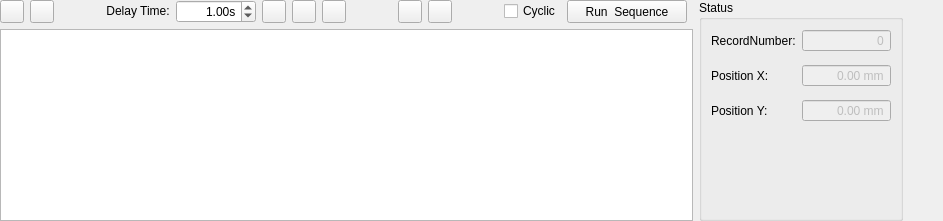
         <widget class="QWidget" name="tab_Debug">
          <attribute name="title">
           <string>Debug</string>
          </attribute>
          <layout class="QGridLayout" name="gridLayout_8">
           <property name="leftMargin">
            <number>0</number>
           </property>
           <property name="topMargin">
            <number>0</number>
           </property>
           <property name="rightMargin">
            <number>0</number>
           </property>
           <property name="bottomMargin">
            <number>0</number>
           </property>
           <item row="0" column="7" rowspan="2">
            <layout class="QGridLayout" name="gridLayout_5">
             <item row="0" column="3">
              <widget class="QLabel" name="label_9">
               <property name="sizePolicy">
                <sizepolicy hsizetype="Fixed" vsizetype="Fixed">
                 <horstretch>1</horstretch>
                 <verstretch>0</verstretch>
                </sizepolicy>
               </property>
               <property name="text">
                <string>Delay Time:</string>
               </property>
               <property name="alignment">
                <set>Qt::AlignCenter</set>
               </property>
              </widget>
             </item>
             <item row="2" column="0" rowspan="10" colspan="17">
              <widget class="QTableView" name="tvDebug">
               <property name="selectionMode">
                <enum>QAbstractItemView::SingleSelection</enum>
               </property>
               <property name="selectionBehavior">
                <enum>QAbstractItemView::SelectRows</enum>
               </property>
               <attribute name="horizontalHeaderStretchLastSection">
                <bool>true</bool>
               </attribute>
               <attribute name="verticalHeaderVisible">
                <bool>false</bool>
               </attribute>
              </widget>
             </item>
             <item row="0" column="14" colspan="2">
              <widget class="QToolButton" name="toolButton_debugRun">
               <property name="sizePolicy">
                <sizepolicy hsizetype="Minimum" vsizetype="Minimum">
                 <horstretch>3</horstretch>
                 <verstretch>0</verstretch>
                </sizepolicy>
               </property>
               <property name="minimumSize">
                <size>
                 <width>120</width>
                 <height>20</height>
                </size>
               </property>
               <property name="maximumSize">
                <size>
                 <width>16777215</width>
                 <height>16777215</height>
                </size>
               </property>
               <property name="toolTip">
                <string>Running</string>
               </property>
               <property name="text">
                <string>Run  Sequence</string>
               </property>
               <property name="iconSize">
                <size>
                 <width>16</width>
                 <height>16</height>
                </size>
               </property>
              </widget>
             </item>
             <item row="0" column="0">
              <widget class="QToolButton" name="btnImport">
               <property name="sizePolicy">
                <sizepolicy hsizetype="Preferred" vsizetype="Preferred">
                 <horstretch>1</horstretch>
                 <verstretch>0</verstretch>
                </sizepolicy>
               </property>
               <property name="toolTip">
                <string>Import</string>
               </property>
               <property name="text">
                <string/>
               </property>
               <property name="icon">
                <iconset resource="../../../res/res.qrc">
                 <normaloff>:/res/image/icon/218.png</normaloff>:/res/image/icon/218.png</iconset>
               </property>
              </widget>
             </item>
             <item row="0" column="8" colspan="2">
              <spacer name="horizontalSpacer_6">
               <property name="orientation">
                <enum>Qt::Horizontal</enum>
               </property>
               <property name="sizeHint" stdset="0">
                <size>
                 <width>40</width>
                 <height>20</height>
                </size>
               </property>
              </spacer>
             </item>
             <item row="0" column="11">
              <widget class="QToolButton" name="btnDown">
               <property name="sizePolicy">
                <sizepolicy hsizetype="Preferred" vsizetype="Preferred">
                 <horstretch>1</horstretch>
                 <verstretch>0</verstretch>
                </sizepolicy>
               </property>
               <property name="toolTip">
                <string>Move Down</string>
               </property>
               <property name="text">
                <string/>
               </property>
               <property name="icon">
                <iconset resource="../../../res/res.qrc">
                 <normaloff>:/res/image/icon/arrow-down.png</normaloff>:/res/image/icon/arrow-down.png</iconset>
               </property>
              </widget>
             </item>
             <item row="0" column="10">
              <widget class="QToolButton" name="btnUp">
               <property name="sizePolicy">
                <sizepolicy hsizetype="Preferred" vsizetype="Preferred">
                 <horstretch>1</horstretch>
                 <verstretch>0</verstretch>
                </sizepolicy>
               </property>
               <property name="toolTip">
                <string>Move Up</string>
               </property>
               <property name="text">
                <string/>
               </property>
               <property name="icon">
                <iconset resource="../../../res/res.qrc">
                 <normaloff>:/res/image/icon/arrow-up.png</normaloff>:/res/image/icon/arrow-up.png</iconset>
               </property>
              </widget>
             </item>
             <item row="0" column="1">
              <widget class="QToolButton" name="btnExport">
               <property name="sizePolicy">
                <sizepolicy hsizetype="Preferred" vsizetype="Preferred">
                 <horstretch>1</horstretch>
                 <verstretch>0</verstretch>
                </sizepolicy>
               </property>
               <property name="toolTip">
                <string>Export</string>
               </property>
               <property name="text">
                <string/>
               </property>
               <property name="icon">
                <iconset resource="../../../res/res.qrc">
                 <normaloff>:/res/image/icon/219.png</normaloff>:/res/image/icon/219.png</iconset>
               </property>
              </widget>
             </item>
             <item row="0" column="13">
              <widget class="QCheckBox" name="chkCyclic">
               <property name="sizePolicy">
                <sizepolicy hsizetype="Fixed" vsizetype="Fixed">
                 <horstretch>1</horstretch>
                 <verstretch>0</verstretch>
                </sizepolicy>
               </property>
               <property name="layoutDirection">
                <enum>Qt::LeftToRight</enum>
               </property>
               <property name="text">
                <string>Cyclic</string>
               </property>
              </widget>
             </item>
             <item row="0" column="4">
              <widget class="QDoubleSpinBox" name="spinDly">
               <property name="sizePolicy">
                <sizepolicy hsizetype="Fixed" vsizetype="Fixed">
                 <horstretch>1</horstretch>
                 <verstretch>0</verstretch>
                </sizepolicy>
               </property>
               <property name="minimumSize">
                <size>
                 <width>80</width>
                 <height>0</height>
                </size>
               </property>
               <property name="maximumSize">
                <size>
                 <width>80</width>
                 <height>16777215</height>
                </size>
               </property>
               <property name="cursor">
                <cursorShape>ArrowCursor</cursorShape>
               </property>
               <property name="alignment">
                <set>Qt::AlignRight|Qt::AlignTrailing|Qt::AlignVCenter</set>
               </property>
               <property name="specialValueText">
                <string notr="true"/>
               </property>
               <property name="prefix">
                <string notr="true"/>
               </property>
               <property name="suffix">
                <string notr="true">s</string>
               </property>
               <property name="minimum">
                <double>0.000000000000000</double>
               </property>
               <property name="maximum">
                <double>1000000.000000000000000</double>
               </property>
               <property name="value">
                <double>1.000000000000000</double>
               </property>
              </widget>
             </item>
             <item row="0" column="7">
              <widget class="QToolButton" name="btnClr">
               <property name="sizePolicy">
                <sizepolicy hsizetype="Preferred" vsizetype="Preferred">
                 <horstretch>1</horstretch>
                 <verstretch>0</verstretch>
                </sizepolicy>
               </property>
               <property name="toolTip">
                <string>Delete all record</string>
               </property>
               <property name="text">
                <string/>
               </property>
               <property name="icon">
                <iconset resource="../../../res/res.qrc">
                 <normaloff>:/res/image/icon/trash.png</normaloff>:/res/image/icon/trash.png</iconset>
               </property>
              </widget>
             </item>
             <item row="0" column="6">
              <widget class="QToolButton" name="btnDel">
               <property name="sizePolicy">
                <sizepolicy hsizetype="Preferred" vsizetype="Preferred">
                 <horstretch>1</horstretch>
                 <verstretch>0</verstretch>
                </sizepolicy>
               </property>
               <property name="toolTip">
                <string>Remove the current record</string>
               </property>
               <property name="text">
                <string/>
               </property>
               <property name="icon">
                <iconset resource="../../../res/res.qrc">
                 <normaloff>:/res/image/icon/subtract.png</normaloff>:/res/image/icon/subtract.png</iconset>
               </property>
              </widget>
             </item>
             <item row="0" column="2">
              <spacer name="horizontalSpacer_7">
               <property name="orientation">
                <enum>Qt::Horizontal</enum>
               </property>
               <property name="sizeHint" stdset="0">
                <size>
                 <width>40</width>
                 <height>20</height>
                </size>
               </property>
              </spacer>
             </item>
             <item row="0" column="5">
              <widget class="QToolButton" name="btnAdd">
               <property name="sizePolicy">
                <sizepolicy hsizetype="Preferred" vsizetype="Preferred">
                 <horstretch>1</horstretch>
                 <verstretch>0</verstretch>
                </sizepolicy>
               </property>
               <property name="toolTip">
                <string>add a new record</string>
               </property>
               <property name="text">
                <string/>
               </property>
               <property name="icon">
                <iconset resource="../../../res/res.qrc">
                 <normaloff>:/res/image/icon/add.png</normaloff>:/res/image/icon/add.png</iconset>
               </property>
              </widget>
             </item>
             <item row="0" column="12">
              <spacer name="horizontalSpacer_9">
               <property name="orientation">
                <enum>Qt::Horizontal</enum>
               </property>
               <property name="sizeHint" stdset="0">
                <size>
                 <width>40</width>
                 <height>20</height>
                </size>
               </property>
              </spacer>
             </item>
            </layout>
           </item>
           <item row="0" column="9" rowspan="2">
            <spacer name="horizontalSpacer_8">
             <property name="orientation">
              <enum>Qt::Horizontal</enum>
             </property>
             <property name="sizeHint" stdset="0">
              <size>
               <width>40</width>
               <height>20</height>
              </size>
             </property>
            </spacer>
           </item>
           <item row="0" column="8" rowspan="2">
            <widget class="QGroupBox" name="groupBox_4">
             <property name="title">
              <string>Status</string>
             </property>
             <layout class="QGridLayout" name="gridLayout_6">
              <property name="verticalSpacing">
               <number>12</number>
              </property>
              <item row="0" column="0">
               <widget class="QLabel" name="label_10">
                <property name="sizePolicy">
                 <sizepolicy hsizetype="Minimum" vsizetype="Minimum">
                  <horstretch>0</horstretch>
                  <verstretch>0</verstretch>
                 </sizepolicy>
                </property>
                <property name="minimumSize">
                 <size>
                  <width>80</width>
                  <height>20</height>
                 </size>
                </property>
                <property name="text">
                 <string>RecordNumber:</string>
                </property>
               </widget>
              </item>
              <item row="1" column="0">
               <widget class="QLabel" name="label_11">
                <property name="sizePolicy">
                 <sizepolicy hsizetype="Minimum" vsizetype="Minimum">
                  <horstretch>0</horstretch>
                  <verstretch>0</verstretch>
                 </sizepolicy>
                </property>
                <property name="minimumSize">
                 <size>
                  <width>80</width>
                  <height>20</height>
                 </size>
                </property>
                <property name="text">
                 <string>Position X:</string>
                </property>
               </widget>
              </item>
              <item row="2" column="0">
               <widget class="QLabel" name="label_23">
                <property name="sizePolicy">
                 <sizepolicy hsizetype="Minimum" vsizetype="Minimum">
                  <horstretch>0</horstretch>
                  <verstretch>0</verstretch>
                 </sizepolicy>
                </property>
                <property name="minimumSize">
                 <size>
                  <width>80</width>
                  <height>20</height>
                 </size>
                </property>
                <property name="text">
                 <string>Position Y:</string>
                </property>
               </widget>
              </item>
              <item row="3" column="0">
               <spacer name="verticalSpacer">
                <property name="orientation">
                 <enum>Qt::Vertical</enum>
                </property>
                <property name="sizeHint" stdset="0">
                 <size>
                  <width>20</width>
                  <height>40</height>
                 </size>
                </property>
               </spacer>
              </item>
              <item row="0" column="1">
               <widget class="QDoubleSpinBox" name="doubleSpinBox_debugRecord">
                <property name="enabled">
                 <bool>false</bool>
                </property>
                <property name="sizePolicy">
                 <sizepolicy hsizetype="Minimum" vsizetype="Minimum">
                  <horstretch>0</horstretch>
                  <verstretch>0</verstretch>
                 </sizepolicy>
                </property>
                <property name="minimumSize">
                 <size>
                  <width>80</width>
                  <height>20</height>
                 </size>
                </property>
                <property name="alignment">
                 <set>Qt::AlignRight|Qt::AlignTrailing|Qt::AlignVCenter</set>
                </property>
                <property name="readOnly">
                 <bool>true</bool>
                </property>
                <property name="buttonSymbols">
                 <enum>QAbstractSpinBox::NoButtons</enum>
                </property>
                <property name="decimals">
                 <number>0</number>
                </property>
                <property name="minimum">
                 <double>-10000.000000000000000</double>
                </property>
                <property name="maximum">
                 <double>10000.000000000000000</double>
                </property>
               </widget>
              </item>
              <item row="1" column="1">
               <widget class="QDoubleSpinBox" name="doubleSpinBox_debug_posX">
                <property name="enabled">
                 <bool>false</bool>
                </property>
                <property name="sizePolicy">
                 <sizepolicy hsizetype="Minimum" vsizetype="Minimum">
                  <horstretch>0</horstretch>
                  <verstretch>0</verstretch>
                 </sizepolicy>
                </property>
                <property name="minimumSize">
                 <size>
                  <width>80</width>
                  <height>20</height>
                 </size>
                </property>
                <property name="alignment">
                 <set>Qt::AlignRight|Qt::AlignTrailing|Qt::AlignVCenter</set>
                </property>
                <property name="readOnly">
                 <bool>true</bool>
                </property>
                <property name="buttonSymbols">
                 <enum>QAbstractSpinBox::NoButtons</enum>
                </property>
                <property name="suffix">
                 <string> mm</string>
                </property>
                <property name="minimum">
                 <double>-10000.000000000000000</double>
                </property>
                <property name="maximum">
                 <double>10000.000000000000000</double>
                </property>
               </widget>
              </item>
              <item row="2" column="1">
               <widget class="QDoubleSpinBox" name="doubleSpinBox_debug_posY">
                <property name="enabled">
                 <bool>false</bool>
                </property>
                <property name="sizePolicy">
                 <sizepolicy hsizetype="Minimum" vsizetype="Minimum">
                  <horstretch>0</horstretch>
                  <verstretch>0</verstretch>
                 </sizepolicy>
                </property>
                <property name="minimumSize">
                 <size>
                  <width>80</width>
                  <height>20</height>
                 </size>
                </property>
                <property name="alignment">
                 <set>Qt::AlignRight|Qt::AlignTrailing|Qt::AlignVCenter</set>
                </property>
                <property name="readOnly">
                 <bool>true</bool>
                </property>
                <property name="buttonSymbols">
                 <enum>QAbstractSpinBox::NoButtons</enum>
                </property>
                <property name="suffix">
                 <string> mm</string>
                </property>
                <property name="minimum">
                 <double>-10000.000000000000000</double>
                </property>
                <property name="maximum">
                 <double>10000.000000000000000</double>
                </property>
               </widget>
              </item>
             </layout>
            </widget>
           </item>
          </layout>
         </widget>
